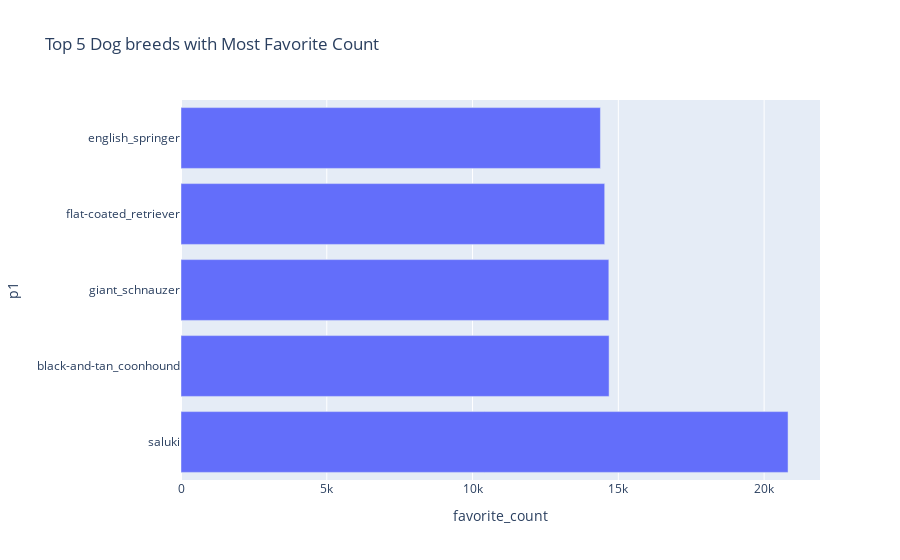

The code cell stored with this chart in its notebook:
### Markdown cell above
### Visualization

### Code cell
# Top 5 Dog breeds with highest favorite_count according to the first prediction (p1)
fig = px.bar(df_top_favorite, x='favorite_count', title='Top 5 Dog breeds with Most Favorite Count')
fig.show()

### Figure 1 — Plotly figure (JSON) as saved in the notebook; plotly's stock layout.template omitted (floating-point values rounded to 4 significant figures)
{"data": [{"alignmentgroup": "True", "hovertemplate": "favorite_count=%{x}<br>p1=%{y}<extra></extra>", "legendgroup": "", "marker": {"color": "#636efa", "pattern": {"shape": ""}}, "name": "", "offsetgroup": "", "orientation": "h", "showlegend": false, "textposition": "auto", "type": "bar", "x": [20820.0, 14680.0, 14670.0, 14530.0, 14386], "xaxis": "x", "y": ["saluki", "black-and-tan_coonhound", "giant_schnauzer", "flat-coated_retriever", "english_springer"], "yaxis": "y"}], "layout": {"barmode": "relative", "legend": {"tracegroupgap": 0}, "title": {"text": "Top 5 Dog breeds with Most Favorite Count"}, "xaxis": {"anchor": "y", "domain": [0, 1], "title": {"text": "favorite_count"}}, "yaxis": {"anchor": "x", "domain": [0, 1], "title": {"text": "p1"}}}}
